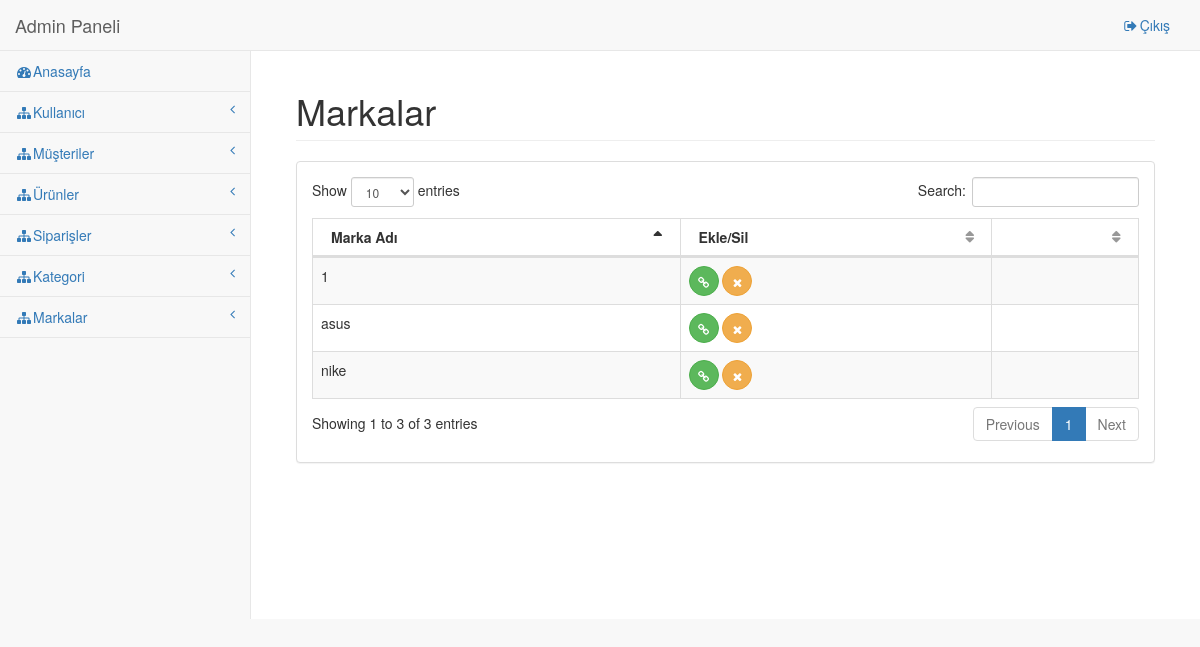
The app's page /adminpanel/page/brand/list (signed in) with its own data.
### tables this page shows
CREATE TABLE `brands` (
  `id` int(11) NOT NULL,
  `name` varchar(10) DEFAULT NULL,
  `category_id` int(11) DEFAULT NULL
);

### application/controllers/Adminpanel.php (called while the page is built, shortened)
<?php
class AdminPanel extends CI_Controller {
	function __construct(){
		$this->load->database();
	}
	function page($folder, $file){
		$data['admins'] = $this->db->get('admin')->result();
		$data['customers'] = $this->db->get('users')->result();
		$data['products'] = $this->db->query("select product.id as id,detail,product.name as name, product.price as price, brands.name as brand,categories.name as category from product inner join brands on product.brand_id=brands.id inner join categories on categories.id=product.category_id")->result();
		$data['orders'] = $this->db->get('orders')->result();
		$data['categories'] = $this->db->get('categories')->result();
		$data['brands'] = $this->db->get('brands')->result();
		$this->load->view('panel/'.$folder.'/'.$file, $data);
	}
}

### index.php (called while the page is built, shortened)
<?php
require_once BASEPATH.'core/CodeIgniter.php';

### application/views/panel/brand/list.php (the view, shortened to what this page needs)
 <link href="<?=site_url('vendor/bootstrap/css/bootstrap.min.css')?>" rel="stylesheet">
    <link href="<?=site_url('vendor/metisMenu/metisMenu.min.css')?>" rel="stylesheet">
    <link href="<?=site_url('vendor/datatables-plugins/dataTables.bootstrap.css')?>" rel="stylesheet">
    <link href="<?=site_url('vendor/datatables-responsive/dataTables.responsive.css')?>" rel="stylesheet">
    <link href="<?=site_url('dist/css/sb-admin-2.css')?>" rel="stylesheet">
  <link href="<?=site_url('vendor/font-awesome/css/font-awesome.min.css')?>" rel="stylesheet" type="text/css">
       <div class="row">
                    <div class="col-lg-12">
                        <h1 class="page-header">Markalar</h1>
                    </div>
                </div>
                <div class="row">
                <div class="col-lg-12">
                    <div class="panel panel-default">
                        <div class="panel-body">
                            <table width="100%" class="table table-striped table-bordered table-hover" id="dataTables-example">
                                <thead>
                                    <tr>
                                        <th>Marka Adı</th>
                                        <th>Ekle/Sil<th>
                                    </tr>
                                </thead>
                                <tbody>
                                    <?php foreach ($brands as $brand):?>
                                    <tr class="gradeX">
                                        <td><?=$brand->name?></td>
                                        <td><button type="button" class="btn btn-success btn-circle"><i class="fa fa-link"></i></button>
                                        <button type="button" class="btn btn-warning btn-circle"><i class="fa fa-times"></i></button><td>
                                    </tr>
                                            <?php endforeach;?>
                                </tbody>
                            </table>
                        </div>
                    </div>
                </div>
            </div>
           </div>
    </body>
</html>

### records on screen
brands: name "nike"
brands: name "1"
brands: name "asus"
